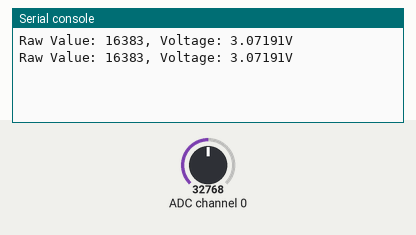
Simulated run of this program. Board: CircuitPython board. On the bench: the last lines printed to the serial console. The test bench sets the inputs (shaded band); at power-on: ADC channel 0 = 32768 (analog values on the 0–65535 scale).

Above: at 1.2 s.
1.3 s: ADC channel 0 set to 45874
At 2.6 s:
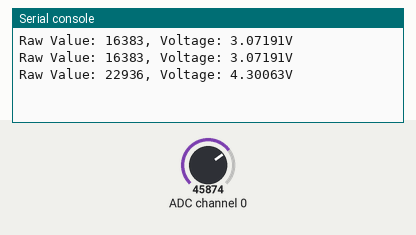
2.8 s: ADC channel 0 set to 57670
At 3.9 s:
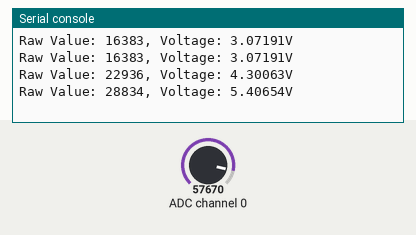
Timing chart, 0 to 5.8 s (numbered marks = the images above; inputs shaded):
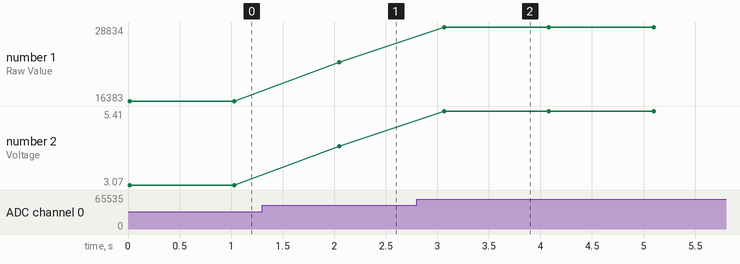

Measured:
- after the input at 1.3 s, the serial console: prints a new line after 0.75 s (image 1)
- after the input at 2.8 s, the serial console: prints a new line after 0.27 s (image 2)
- plotted number 1: 16383 → 22936 after the input at 1.3 s, 22936 → 28834 after the input at 2.8 s
- plotted number 2: 3.07 → 4.3 after the input at 1.3 s, 4.3 → 5.41 after the input at 2.8 s

The program:

ads1115.py
```python
import time
import board
import busio
import adafruit_ads1x15.ads1115 as ADS
from adafruit_ads1x15.analog_in import AnalogIn

# Create the I2C bus
i2c = busio.I2C(board.SCL, board.SDA)

# Create the ADC object using the I2C bus
ads = ADS.ADS1115(i2c)

# Choose a gain (1, 2/3, 1, 2, 4, 8, or 16) for +/- 4.096V input
ads.gain = 2/3

# Create an analog input channel on pin 0
chan = AnalogIn(ads, ADS.P0)

# Main loop
while True:
    # Read the raw ADC value
    raw_value = chan.value

    # Convert the raw ADC value to voltage
    voltage = chan.voltage

    # Print the results
    print(f"Raw Value: {raw_value}, Voltage: {voltage}V")

    # Wait for a short time before the next reading
    time.sleep(1)
```
